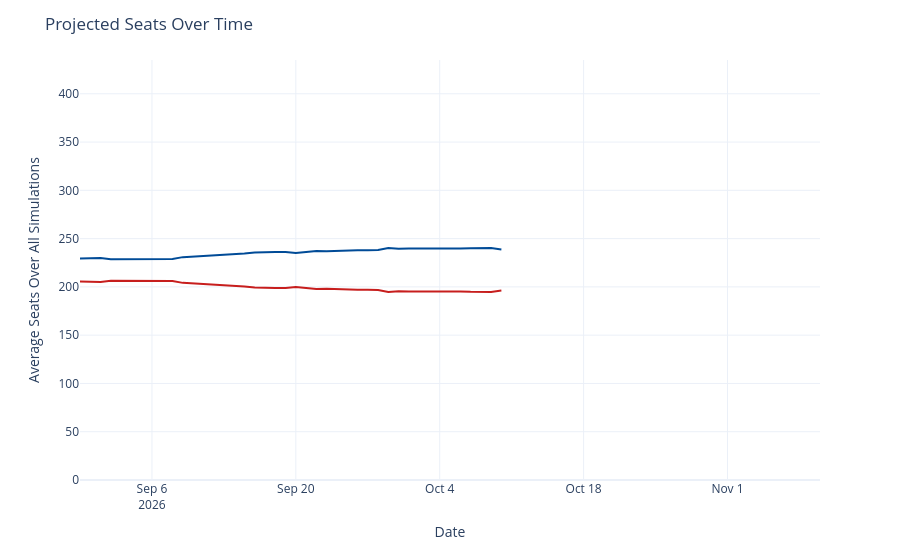

The notebook cell saved with this chart:
### Code cell
seats_over_time = output_ts[(output_ts['geo'] == 'US House') &
                             (output_ts['type'] == 'seats')]
seats_over_time['rep_seats'] = seats_over_time['y'].map(lambda x: 435 - x)
seats_over_time = seats_over_time.rename({'y': 'Democrats', 'rep_seats': 'Republicans'}, axis=1)
seats_time_ser = px.line(seats_over_time, x='date', y=['Democrats', 'Republicans'], template='plotly_white',
                        color_discrete_map={'Democrats': '#004b97', 'Republicans': '#c71e1d'},)
seats_time_ser.update_traces(hovertemplate="%{y:.1f}")
seats_time_ser.update_layout(
    xaxis=dict(range=[pd.to_datetime('2026-08-30'), pd.to_datetime('2026-11-10')]),
    yaxis=dict(range=[0, 435]),
    xaxis_title='Date',
    yaxis_title='Average Seats Over All Simulations',
    title=dict(text="Projected Seats Over Time"),
    hovermode="x",
    showlegend=False
)
seats_time_ser

### Figure 1 — Plotly figure (JSON) as saved in the notebook; plotly's stock layout.template omitted (floating-point values rounded to 4 significant figures)
{"data": [{"hovertemplate": "%{y:.1f}", "legendgroup": "Democrats", "line": {"color": "#004b97", "dash": "solid"}, "marker": {"symbol": "circle"}, "mode": "lines", "name": "Democrats", "orientation": "v", "showlegend": true, "type": "scatter", "x": ["2026-08-30", "2026-08-31", "2026-09-01", "2026-09-02", "2026-09-03", "2026-09-04", "2026-09-05", "2026-09-06", "2026-09-07", "2026-09-08", "2026-09-09", "2026-09-14", "2026-09-15", "2026-09-16", "2026-09-17", "2026-09-18", "2026-09-19", "2026-09-20", "2026-09-21", "2026-09-22", "2026-09-23", "2026-09-24", "2026-09-25", "2026-09-26", "2026-09-27", "2026-09-28", "2026-09-29", "2026-09-30", "2026-10-01", "2026-10-02", "2026-10-03", "2026-10-04", "2026-10-05", "2026-10-06", "2026-10-07", "2026-10-08", "2026-10-09", "2026-10-10"], "xaxis": "x", "y": [229.4, 230.0, 230.0, 228.5, 228.5, 228.7, 228.7, 228.9, 228.8, 228.9, 230.8, 233.6, 234.7, 235.7, 236.2, 236.1, 236.0, 235.0, 236.2, 237.2, 236.9, 237.4, 237.9, 237.9, 237.9, 238.2, 240.4, 239.5, 239.7, 239.6, 239.5, 239.7, 239.8, 239.7, 240.1, 240.1, 240.2, 238.8], "yaxis": "y"}, {"hovertemplate": "%{y:.1f}", "legendgroup": "Republicans", "line": {"color": "#c71e1d", "dash": "solid"}, "marker": {"symbol": "circle"}, "mode": "lines", "name": "Republicans", "orientation": "v", "showlegend": true, "type": "scatter", "x": ["2026-08-30", "2026-08-31", "2026-09-01", "2026-09-02", "2026-09-03", "2026-09-04", "2026-09-05", "2026-09-06", "2026-09-07", "2026-09-08", "2026-09-09", "2026-09-14", "2026-09-15", "2026-09-16", "2026-09-17", "2026-09-18", "2026-09-19", "2026-09-20", "2026-09-21", "2026-09-22", "2026-09-23", "2026-09-24", "2026-09-25", "2026-09-26", "2026-09-27", "2026-09-28", "2026-09-29", "2026-09-30", "2026-10-01", "2026-10-02", "2026-10-03", "2026-10-04", "2026-10-05", "2026-10-06", "2026-10-07", "2026-10-08", "2026-10-09", "2026-10-10"], "xaxis": "x", "y": [205.6, 205.0, 205.0, 206.5, 206.5, 206.3, 206.3, 206.1, 206.2, 206.1, 204.2, 201.4, 200.3, 199.3, 198.8, 198.9, 199.0, 200.0, 198.8, 197.8, 198.1, 197.6, 197.1, 197.1, 197.1, 196.8, 194.6, 195.5, 195.3, 195.4, 195.5, 195.3, 195.2, 195.3, 194.9, 194.9, 194.8, 196.2], "yaxis": "y"}], "layout": {"hovermode": "x", "legend": {"title": {"text": "variable"}, "tracegroupgap": 0}, "margin": {"t": 60}, "showlegend": false, "title": {"text": "Projected Seats Over Time"}, "xaxis": {"anchor": "y", "domain": [0, 1], "range": ["2026-08-30T00:00:00", "2026-11-10T00:00:00"], "title": {"text": "Date"}}, "yaxis": {"anchor": "x", "domain": [0, 1], "range": [0, 435], "title": {"text": "Average Seats Over All Simulations"}}}}
